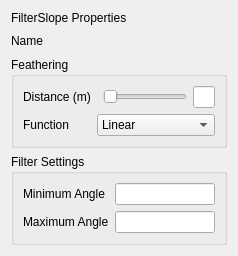
<?xml version="1.0" encoding="UTF-8"?>
<ui version="4.0">
 <class>FilterSlopeForm</class>
 <widget class="QWidget" name="FilterSlopeForm">
  <property name="geometry">
   <rect>
    <x>0</x>
    <y>0</y>
    <width>230</width>
    <height>233</height>
   </rect>
  </property>
  <property name="windowTitle">
   <string>Form</string>
  </property>
  <layout class="QVBoxLayout" name="verticalLayout">
   <item>
    <widget class="QLabel" name="affectorNameLabel">
     <property name="text">
      <string>FilterSlope Properties</string>
     </property>
    </widget>
   </item>
   <item>
    <layout class="QHBoxLayout" name="horizontalLayout">
     <item>
      <widget class="QLabel" name="nameLabel">
       <property name="text">
        <string>Name</string>
       </property>
      </widget>
     </item>
     <item>
      <widget class="QLabel" name="nameViewLabel">
       <property name="text">
        <string/>
       </property>
      </widget>
     </item>
     <item>
      <spacer name="horizontalSpacer">
       <property name="orientation">
        <enum>Qt::Horizontal</enum>
       </property>
       <property name="sizeHint" stdset="0">
        <size>
         <width>40</width>
         <height>20</height>
        </size>
       </property>
      </spacer>
     </item>
    </layout>
   </item>
   <item>
    <widget class="QGroupBox" name="featheringGroup">
     <property name="title">
      <string>Feathering</string>
     </property>
     <layout class="QGridLayout" name="gridLayout_2">
      <item row="0" column="3">
       <widget class="QLineEdit" name="distanceEdit"/>
      </item>
      <item row="1" column="0">
       <widget class="QLabel" name="functionLabel">
        <property name="text">
         <string>Function</string>
        </property>
       </widget>
      </item>
      <item row="0" column="0">
       <widget class="QLabel" name="distanceLabel">
        <property name="text">
         <string>Distance (m)</string>
        </property>
       </widget>
      </item>
      <item row="1" column="1" colspan="3">
       <widget class="QComboBox" name="functionComboBox">
        <item>
         <property name="text">
          <string>Linear</string>
         </property>
        </item>
        <item>
         <property name="text">
          <string>Ease In</string>
         </property>
        </item>
        <item>
         <property name="text">
          <string>Ease Out</string>
         </property>
        </item>
        <item>
         <property name="text">
          <string>Ease In/Out</string>
         </property>
        </item>
       </widget>
      </item>
      <item row="0" column="2">
       <widget class="QSlider" name="distanceSlider">
        <property name="sizePolicy">
         <sizepolicy hsizetype="Fixed" vsizetype="Fixed">
          <horstretch>0</horstretch>
          <verstretch>0</verstretch>
         </sizepolicy>
        </property>
        <property name="orientation">
         <enum>Qt::Horizontal</enum>
        </property>
       </widget>
      </item>
     </layout>
    </widget>
   </item>
   <item>
    <widget class="QGroupBox" name="groupBox">
     <property name="title">
      <string>Filter Settings</string>
     </property>
     <layout class="QGridLayout" name="gridLayout">
      <item row="0" column="0">
       <widget class="QLabel" name="minAngleLabel">
        <property name="text">
         <string>Minimum Angle</string>
        </property>
       </widget>
      </item>
      <item row="0" column="1">
       <widget class="QLineEdit" name="minAngleEdit"/>
      </item>
      <item row="1" column="0">
       <widget class="QLabel" name="maxAngleLabel">
        <property name="text">
         <string>Maximum Angle</string>
        </property>
       </widget>
      </item>
      <item row="1" column="1">
       <widget class="QLineEdit" name="maxAngleEdit"/>
      </item>
     </layout>
    </widget>
   </item>
  </layout>
 </widget>
 <resources/>
 <connections/>
</ui>
